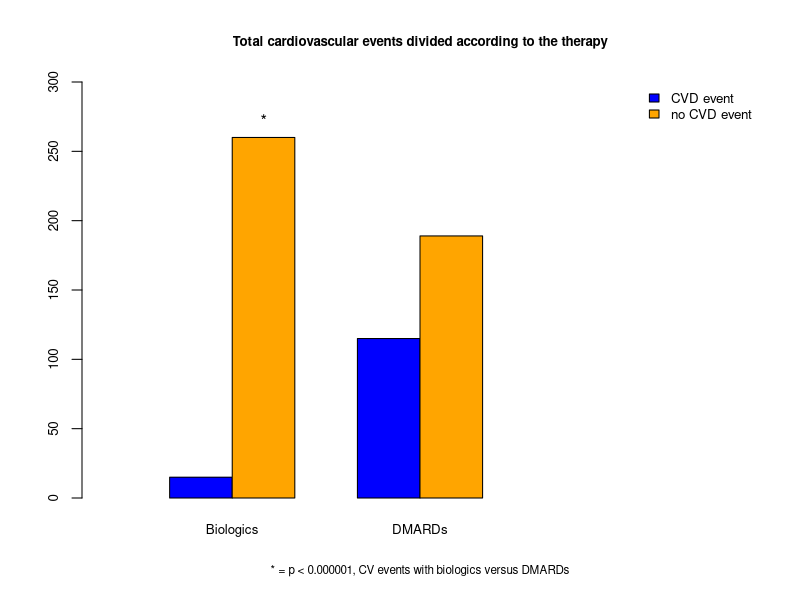

Source code (R):
setwd("~/Desktop/github/Rheuma")

mymatrix<- matrix(c(15, 260, 115, 189), 2, 2)
mymatrix
chisq.test(mymatrix)

colnames(mymatrix)<- c("Biologics", "DMARDs")
rownames(mymatrix)<- c("Evento", "No Evento")

mymatrix
barplot(mymatrix, col = c("blue", "orange"), beside = TRUE, xlim=c(0, 5), width= 0.5, ylim = c(0, 300), cex.axis = 0.8, cex.names = 0.8)

#let's do it stacked
#barplot(mymatrix, col = c("blue", "orange"), xlim=c(0, 5), width= 0.5, ylim = c(0, 300))

legend("topright", bty = "n", legend = c("CVD event", "no CVD event"), fill = c("blue", "orange"), cex= 0.8)
text(1.25, 275, "*")
title(main = "Total cardiovascular events divided according to the therapy", cex.main = 0.8, xlab = "* = p < 0.000001, CV events with biologics versus DMARDs", cex.lab = 0.7)

dev.copy(jpeg, "biol_dmard.jpg")
dev.off()
